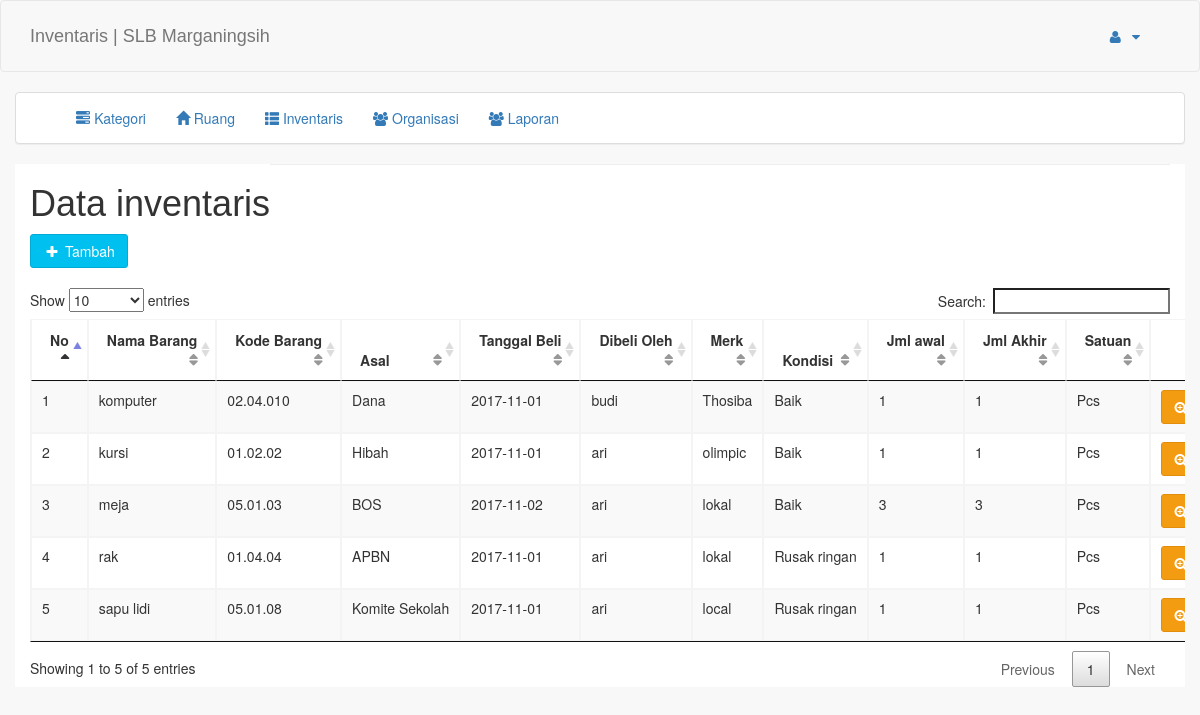
/index.php?pg=inventaris (signed in), run on an earlier commit of the app's database.
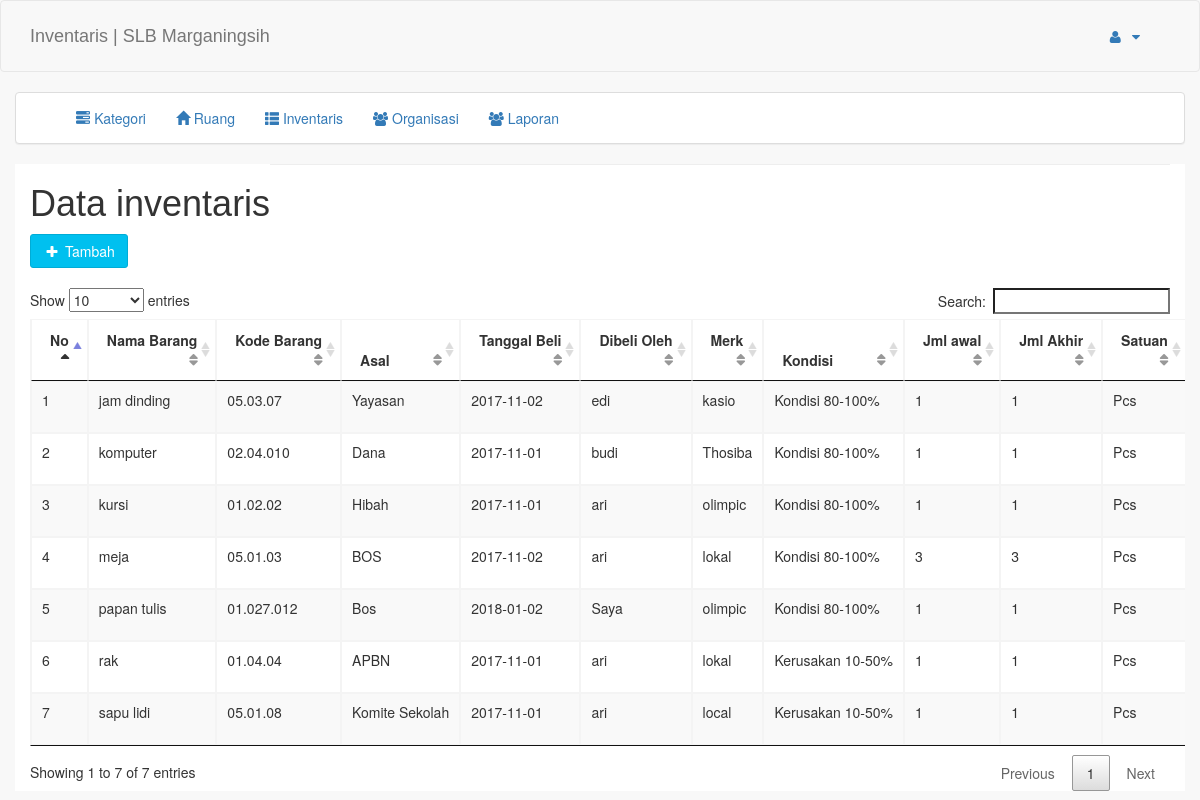
And on a later commit of the database.
### tables this page shows
CREATE TABLE `tb_inventaris` (
  `id_inventaris` int(11) NOT NULL,
  `id_kategori` int(11) NOT NULL,
  `id_ruang` int(11) NOT NULL,
  `asal` varchar(20) NOT NULL,
  `nama_inventaris` varchar(100) NOT NULL,
  `tgl_pembelian` date NOT NULL,
  `dibeli_oleh` varchar(50) NOT NULL,
  `nilai_pembelian` int(11) NOT NULL,
  `merk` varchar(50) NOT NULL,
  `nilai_saat_ini` int(11) NOT NULL,
  `kondisi` varchar(30) NOT NULL,
  `pict` varchar(50) DEFAULT NULL,
  `ket` varchar(50) NOT NULL
);

### pages/inventaris/inventaris.php (the view, shortened to what this page needs)
<?php
include_once("koneksi.php");
$q=mysqli_query($conn, "SELECT id_ruang, id_kategori, id_inventaris, nama_inventaris, nama_kategori, nama_ruang, asal, tgl_pembelian, dibeli_oleh, nilai_pembelian, merk, nilai_saat_ini, kondisi, COUNT(nama_inventaris) AS jumlah, ket
FROM tb_inventaris
INNER JOIN tb_kategori USING (id_kategori)
INNER JOIN tb_ruang USING (id_ruang) GROUP BY nama_inventaris");
?>
<div class="row">
<?php
if ($_SESSION['username'] == "admin"){ ?>
    <div class="container">
        <div class="pull-left">
            <h1>Data inventaris</h1>
        </div>
        <hr style="margin-top: 0px; ">
    </div>
    <div class="container">
        <div class="pull-left" style="padding-bottom: 20px"><a class="btn btn-info" href="?pg=inventaris_form"><i class="fa fa-plus fa-fw"></i> Tambah</a></div>
    </div>
    <div class="container scrollmenu">
        <table class="table table-bordered table-responsive table-striped data">
        <thead>
          <tr>
            <th>No</th>
            <th>Nama Barang</th>
            <th>Kode Barang</th>
            <th>Asal</th>
            <th>Tanggal Beli</th>
            <th>Dibeli Oleh</th>
            <th>Merk</th>
            <th>Kondisi</th>
            <th>Jml awal</th>
            <th>Jml Akhir</th>
            <th>Satuan</th>
            <th class="text-center">Aksi</th>
          </tr>
        </thead>
        <tbody>
        <?php
        while ($data=mysqli_fetch_assoc($q)){
        $i++;
        ?>
          <tr>
            <td><?=$i?></td>
            <td><?=$data["nama_inventaris"]?></td>
            <td>0<?=$data["id_kategori"]?>.0<?=$data["id_ruang"]?>.0<?=$data["id_inventaris"]?></td>
            <td><?=$data["asal"]?></td>
            <td><?=$data["tgl_pembelian"]?></td>
            <td><?=$data["dibeli_oleh"]?></td>
            <td><?=$data["merk"]?></td>
            <td><?=$data["kondisi"]?></td>
            <td><?=$data['jumlah'];?></td>
            <td><?=$data['jumlah'];?></td>
            <td>Pcs</td>
            <td><a class="btn btn-warning" href="?pg=inventaris_tampil&id_inventaris=<?=$data["id_inventaris"]?>"><i class="fa fa-search-plus"></i></a></td>
          </tr>
        <?php } ?>
        </tbody>
        </table>
    </div>
    <?php } ?>
</div>

### index.php (shortened to what this page needs)
<!DOCTYPE html>
<html lang="en">
<head>
    <link href="vendor/bootstrap/css/bootstrap.min.css" rel="stylesheet">
    <link href="vendor/metisMenu/metisMenu.min.css" rel="stylesheet">
    <link href="vendor/datatables-plugins/dataTables.bootstrap.css" rel="stylesheet">
    <link href="vendor/datatables-responsive/dataTables.responsive.css" rel="stylesheet">
    <link href="dist/css/sb-admin-2.css" rel="stylesheet">
    <link href="dist/css/AdminLTE.css" rel="stylesheet">
    <link href="asset/font-awesome/css/font-awesome.min.css" rel="stylesheet" type="text/css">
    <link href="css/jquery.jOrgChart.css" rel="stylesheet" type="text/css"/>
    <link rel="stylesheet" href="css/jquery.jOrgChart.css"/>
    <link href="css/prettify.css" type="text/css" rel="stylesheet" />
    <link rel="stylesheet" type="text/css" href="css/jquery.dataTables.min.css">
    <link href="dist/css/peta.css" rel="stylesheet">
</head>
<body onload="prettyPrint();">
    <?php
    if (empty($_SESSION['username'])) { ?>
       <?php include 'login_form.php'; ?>
    <?php }
    elseif ($_SESSION['username'] == "admin") {?>
    <nav class="navbar navbar-default">
    <div class="container">
        <div class="navbar-header">
            <h4 class="navbar-brand" href="index.html">Inventaris | SLB Marganingsih</h4>
        </div>
        <ul class="nav navbar-top-links navbar-right" style="margin-top: 10px">
            <li class="dropdown">
                <a class="dropdown-toggle" data-toggle="dropdown" href="#">
                    <i class="fa fa-user fa-fw"></i>  <?php echo "$_SESSION[usernm]" ?>&nbsp;<i class="fa fa-caret-down"></i>
                </a>
            </li>
        </ul>
    </div>
    </nav>
    <section class="panel panel-default container">
        <div id="navbar" class="navbar-collapse collapse center">
            <div class="container">
                <ul class="nav navbar-nav">
                    <li>
                    <a href="index.php?pg=kategori"><i class="glyphicon glyphicon-tasks"></i> Kategori</a>
                    </li>
                    <li>
                    <a href="index.php?pg=ruang"><i class="glyphicon glyphicon-home"></i> Ruang</a>
                    </li>
                    <li>
                    <a class="show" href="index.php?pg=inventaris"><i class="glyphicon glyphicon-th-list"></i> Inventaris</a>
                    </li>
                    <li>
                    <a class="show" href="index.php?pg=organisasi"><i class="fa fa-users"></i> Organisasi</a>
                    </li>
                    <li>
                    <a class="show" href="index.php?pg=laporan"><i class="fa fa-users"></i> Laporan</a>
                    </li>
                </ul>
            </div>
        </div>
    </section>
    <section class="container" style="background-color: #ffffff">
        <?php
        $link = $_GET['pg'];
        $link = explode("_", $link);
        $folder= $link[0];
        include 'pages/'.$folder.'/'.$_GET['pg'].'.php';
        ?>
    </section>
    <?php }
    else {
        header("location:login.php");
    }
    ?>
</body>
</html>

### index.php (style rules this page uses)
div.scrollmenu { overflow: auto; white-space: nowrap; }

What changed in the data, as far as the page shows it:
now on this page (row edited): tb_inventaris: nama_inventaris "jam dinding", id_kategori "5", id_ruang "3", id_inventaris "7", asal "Yayasan", tgl_pembelian "2017-11-02", dibeli_oleh "edi", merk "kasio", kondisi "Kondisi 80-100%", jumlah "1"
changed tb_inventaris "komputer": kondisi "Baik" → "Kondisi 80-100%"
changed tb_inventaris "kursi": kondisi "Baik" → "Kondisi 80-100%"
changed tb_inventaris "meja": kondisi "Baik" → "Kondisi 80-100%"
added tb_inventaris: nama_inventaris "papan tulis", id_kategori "1", id_ruang "27", id_inventaris "12", asal "Bos", tgl_pembelian "2018-01-02", dibeli_oleh "Saya", merk "olimpic", kondisi "Kondisi 80-100%", jumlah "1"
changed tb_inventaris "rak": kondisi "Rusak ringan" → "Kerusakan 10-50%"
changed tb_inventaris "sapu lidi": kondisi "Rusak ringan" → "Kerusakan 10-50%"
Also different on the page:
text written by a page script: "Show entries Search: Showing 1 to 5 of 5 entries Previous 1 Next" → "Show entries Search: Showing 1 to 7 of 7 entries Previous 1 Next"
